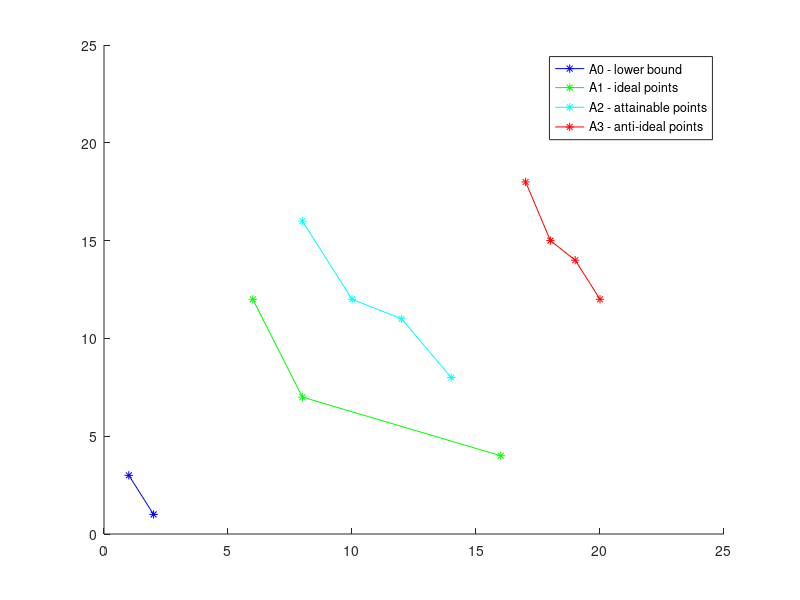

Write MATLAB code to recreate this figure. (Note: this script raises an error after producing the figure.)
%% data setup
%  rozdzial 6.3

% s?owno muzycznie:
% chodzi o to aby w przestrzeni rozwi?za? maj?c dostarczone kilka
% mozliwosci, konkretnie w takich kategoriach: "najlepsze, zno?ne, z?e"
% wiadomo ?e nasze rozwi?zanie trzeba zbli?y? jak naj bardziej do
% najlepszego i najdalej od najgorszego.

% lower bound gdzie to jeszcze ma sens...
A0 = [ 2 1
       1 3 ];

% ideal points - idealne rozw
A1 = [ 6 12
       8  7 
       16 4 ];

% attainable points - zno?ne rozw
A2 = [ 14  8
       12 11
       10 12
       8  16 ];
   
% anti-idea points - tragiczne rozw od czego chcemy sie oddalic
A3 = [ 20 12 
       19 14
       18 15
       17 18 ];

% util value a1 < a2 < a3

figure(1);
close all;
hold;
xlim([0 25]);
ylim([0 25])
pl0 = plot(A0(:,1), A0(:,2), 'b*-');
pl1 = plot(A1(:,1), A1(:,2), 'g*-');
pl2 = plot(A2(:,1), A2(:,2), 'c*-');
pl3 = plot(A3(:,1), A3(:,2), 'r*-');
legend([pl0, pl1, pl2, pl3], 'A0 - lower bound', 'A1 - ideal points', 'A2 - attainable points', 'A3 - anti-ideal points');

%% consistency checking
%  rozdzial 6.4

% check internal consistency
% internalValid = checkInternalConsistency([A0 A1 A2 A3])
mutualValid = checkMutualConsistency(A0, A1, A2, A3)


% check mutual consistency
